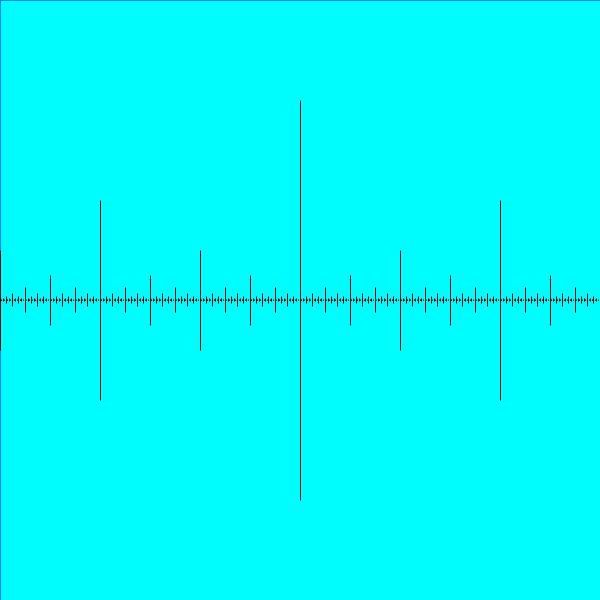
Frame 1 (no input)
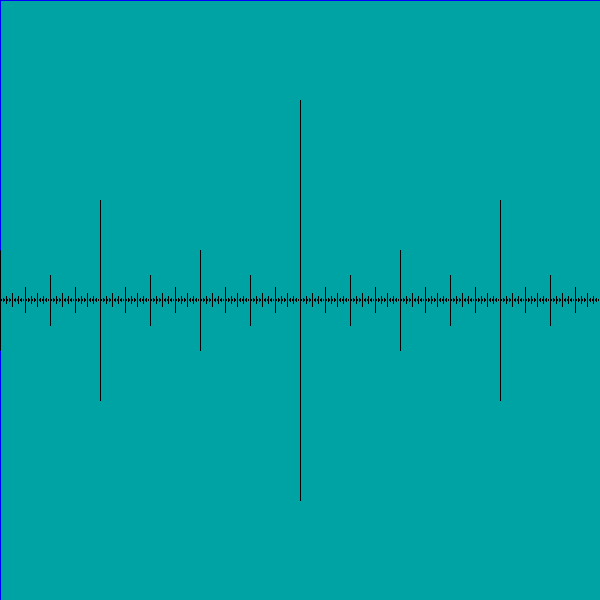
Frame 60 (the mouse pressed at the canvas centre just before this capture)
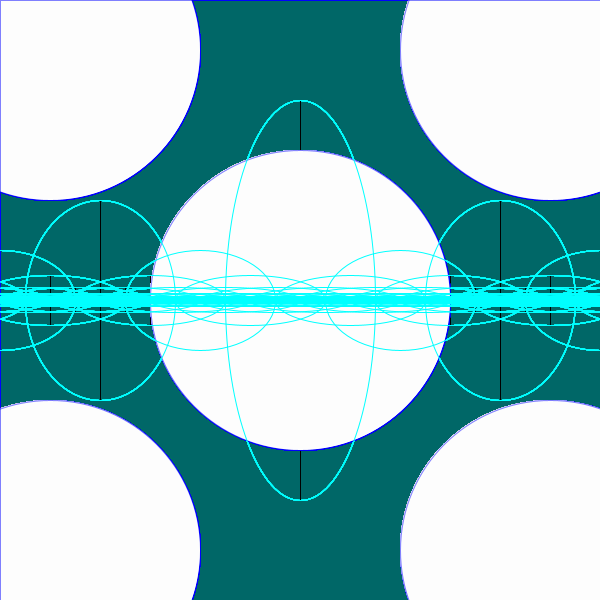
Frame 120 (the mouse held since frame 60 and released just before this capture)

The Processing sketch that drew these frames (run headless with seeded random() and noise(); from frame 60 on, the mouse is pressed at the canvas centre):

// Processing sketch: processing_142707
// ── processing_142707.pde

void setup() {
  size(600, 600);
   background(0, 255, 255);
 smooth();
 stroke(0,127,250,255);
 noFill();
  
}
  
void draw () {
  fill(mouseX, mouseX, mouseY, mouseY);
  stroke(0, 0, 255, 127);
  ellipse(300, 300, mouseX, mouseY);
  ellipse(50, 50, mouseX, mouseY);
  ellipse(50, 550, mouseX, mouseY);
  ellipse(550, 50, mouseX, mouseY);
  ellipse(550, 550, mouseX, mouseY);
 
  ellipse(300, 300, mouseY, mouseX);
  ellipse(50, 50, mouseY, mouseX);
  ellipse(50, 550, mouseY, mouseX);
  ellipse(550, 50, mouseY, mouseX);
  ellipse(550, 550, mouseY, mouseX);
  
 fill(0,2);
 rect(0,0, width, height);
 noFill();
 
 stroke(0, mouseX, mouseY);
 noFill();
 drawCircle(width/2,height/2, 400);
 }
 
 void drawCircle(float x, float y, float radius) {
   ellipse(x, y, mouseX/2, radius);
   if(radius > 2) {
     drawCircle(x + radius/2, y, radius/2);
     drawCircle(x - radius/2, y, radius/2);
   }
   
   }
